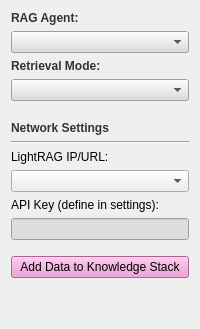
             <widget class="QWidget" name="tab_rag">
              <attribute name="title">
               <string>RAG</string>
              </attribute>
              <layout class="QVBoxLayout" name="verticalLayout_rag">
               <item>
                <widget class="QLabel" name="label_rag_model">
                 <property name="font">
                  <font>
                   <weight>75</weight>
                   <bold>true</bold>
                  </font>
                 </property>
                 <property name="styleSheet">
                  <string notr="true">color: rgb(51, 51, 51);</string>
                 </property>
                 <property name="text">
                  <string>RAG Agent:</string>
                 </property>
                </widget>
               </item>
               <item>
                <widget class="QComboBox" name="rag_model_combo">
                 <property name="styleSheet">
                  <string notr="true">selection-background-color: #be8fd3;
background-color: rgb(221, 221, 221);
</string>
                 </property>
                 <property name="editable">
                  <bool>false</bool>
                 </property>
                </widget>
               </item>
               <item>
                <widget class="QLabel" name="label_retrieval_mode">
                 <property name="font">
                  <font>
                   <weight>75</weight>
                   <bold>true</bold>
                  </font>
                 </property>
                 <property name="styleSheet">
                  <string notr="true">color: rgb(51, 51, 51);</string>
                 </property>
                 <property name="text">
                  <string>Retrieval Mode:</string>
                 </property>
                </widget>
               </item>
               <item>
                <widget class="QComboBox" name="retrieval_mode_combo">
                 <property name="styleSheet">
                  <string notr="true">selection-background-color: #be8fd3;
background-color: rgb(221, 221, 221);
</string>
                 </property>
                </widget>
               </item>
               <item>
                <widget class="QLabel" name="label_network_settings">
                 <property name="font">
                  <font>
                   <weight>75</weight>
                   <bold>true</bold>
                  </font>
                 </property>
                 <property name="styleSheet">
                  <string notr="true">color: rgb(51, 51, 51);</string>
                 </property>
                 <property name="text">
                  <string>
Network Settings</string>
                 </property>
                </widget>
               </item>
               <item>
                <widget class="Line" name="line_3">
                 <property name="orientation">
                  <enum>Qt::Horizontal</enum>
                 </property>
                </widget>
               </item>
               <item>
                <widget class="QLabel" name="label_lightrag_ip">
                 <property name="text">
                  <string>LightRAG IP/URL:</string>
                 </property>
                </widget>
               </item>
               <item>
                <widget class="QComboBox" name="lightrag_ip"/>
               </item>
               <item>
                <widget class="QLabel" name="label_lightrag_key">
                 <property name="text">
                  <string>API Key (define in settings):</string>
                 </property>
                </widget>
               </item>
               <item>
                <widget class="QLineEdit" name="lightrag_key">
                 <property name="styleSheet">
                  <string notr="true">background-color: rgb(221, 221, 221);
selection-background-color: #be8fd3;</string>
                 </property>
                 <property name="echoMode">
                  <enum>QLineEdit::Password</enum>
                 </property>
                 <property name="readOnly">
                  <bool>true</bool>
                 </property>
                </widget>
               </item>
               <item>
                <spacer name="spacerItem1">
                 <property name="orientation">
                  <enum>Qt::Vertical</enum>
                 </property>
                 <property name="sizeType">
                  <enum>QSizePolicy::Fixed</enum>
                 </property>
                 <property name="sizeHint" stdset="0">
                  <size>
                   <width>20</width>
                   <height>10</height>
                  </size>
                 </property>
                </spacer>
               </item>
               <item>
                <widget class="QPushButton" name="add_data_btn">
                 <property name="styleSheet">
                  <string notr="true">background-color: #ef8bce; 
color: black;
</string>
                 </property>
                 <property name="text">
                  <string>Add Data to Knowledge Stack</string>
                 </property>
                </widget>
               </item>
               <item>
                <spacer name="spacerItem2">
                 <property name="orientation">
                  <enum>Qt::Vertical</enum>
                 </property>
                 <property name="sizeHint" stdset="0">
                  <size>
                   <width>20</width>
                   <height>40</height>
                  </size>
                 </property>
                </spacer>
               </item>
              </layout>
             </widget>
